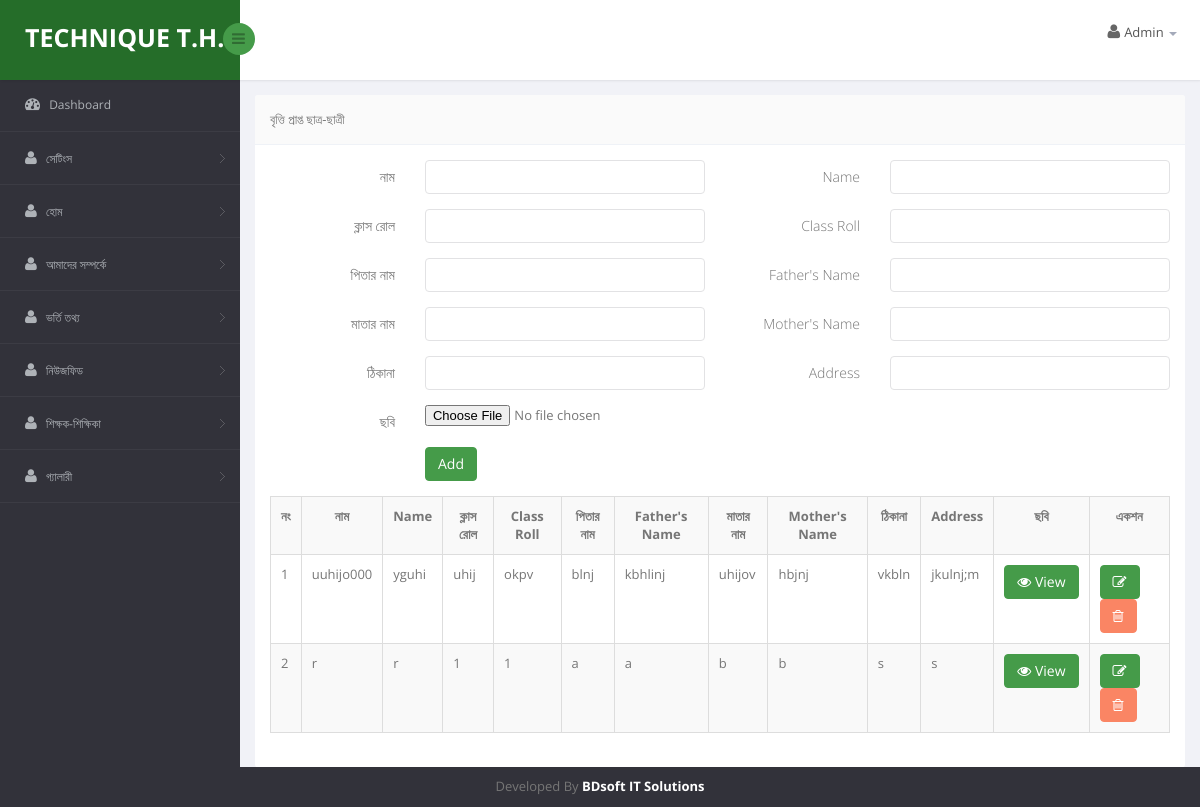
Page /technique_school/soft/scholar_student.php (signed in) on the committed database.
### tables this page shows
CREATE TABLE `scholar_student` (
  `scholar_student_id` int(11) NOT NULL,
  `bn_name` varchar(55) NOT NULL,
  `en_name` varchar(55) NOT NULL,
  `bn_class_roll` varchar(15) NOT NULL,
  `en_class_roll` varchar(15) NOT NULL,
  `bn_father_name` varchar(55) NOT NULL,
  `en_father_name` varchar(55) NOT NULL,
  `bn_mother_name` varchar(55) NOT NULL,
  `en_mother_name` varchar(55) NOT NULL,
  `bn_present_address` varchar(500) NOT NULL,
  `en_present_address` varchar(500) NOT NULL,
  `image_url` varchar(255) NOT NULL,
  `created_by` int(11) NOT NULL,
  `created_on` datetime NOT NULL,
  `is_deleted` int(1) NOT NULL DEFAULT '0',
  `deleted_by` int(11) NOT NULL,
  `deleted_on` datetime NOT NULL,
  `is_updated` int(1) NOT NULL DEFAULT '0',
  `updated_by` int(11) NOT NULL,
  `updated_on` datetime NOT NULL
);

### technique_school/soft/scholar_student.php (the view, shortened to what this page needs)
<?php include 'include/header.php';?>
<?php include 'include/sidebar.php';?>
<?php include 'include/body-top.php';?>
<?php
        $tbl_name="scholar_student";
        $targetpage = "scholar_student.php";
        $mgs = '';
?>
    <?php
        if(isset($_GET['edit'])):
        $id = $_GET['edit'];
        $sql = "SELECT * FROM $tbl_name WHERE `scholar_student_id` = '$id' ";
        $result = mysqli_fetch_array(mysqli_query($con,$sql));
    ?>
     <form class="cmxform form-horizontal " id="signupForm" method="post" action="" enctype="multipart/form-data">
     <div class="form-group " <?php if($mgs=='')echo "style='display:none;'" ?>>
            <div class=" col-md-6 col-md-offset-1 <?=$class?>"><a href="#" class="close" data-dismiss="alert" aria-label="close">×</a><?=$mgs?></div>
            <div>
                <input type="hidden" name="scholar_student_id" value="<?=$result['scholar_student_id']?>" />
            </div>
        </div>
      <div class="form-group ">
            <label for="bn_name" class="control-label col-lg-2">নাম </label>
            <div class="col-lg-4">
                <input class=" form-control" id="" name="bn_name" type="text" value="<?=$result['bn_name']?>" required />
            </div>
            <label for="en_name" class="control-label col-lg-2">Name </label>
            <div class="col-lg-4">
                <input class=" form-control" id="" name="en_name" type="text" value="<?=$result['en_name']?>" required />
            </div>
        </div>
        <div class="form-group ">
            <label for="bn_class_roll" class="control-label col-lg-2">ক্লাস রোল </label>
            <div class="col-lg-4">
                <input class=" form-control" id="" name="bn_class_roll" type="text" value="<?=$result['bn_class_roll']?>" required />
            </div>
             <label for="en_class_roll" class="control-label col-lg-2">Class Roll</label>
            <div class="col-lg-4">
                <input class=" form-control" id="" name="en_class_roll" type="text" value="<?=$result['en_class_roll']?>" required />
            </div>
        </div>
        <div class="form-group ">
            <label for="bn_father_name" class="control-label col-lg-2">পিতার নাম</label>
            <div class="col-lg-4">
                <input class=" form-control" id="" name="bn_father_name" type="text" value="<?=$result['bn_father_name']?>" required />
            </div>
            <label for="en_father_name" class="control-label col-lg-2">Father's Name</label>
            <div class="col-lg-4">
                <input class=" form-control" id="" name="en_father_name" type="text" value="<?=$result['en_father_name']?>" required />
            </div>
        </div>
        <div class="form-group ">
            <label for="bn_mother_name" class="control-label col-lg-2">মাতার নাম  </label>
            <div class="col-lg-4">
                <input class=" form-control" id="" name="bn_mother_name" type="text" value="<?=$result['bn_mother_name']?>" required />
            </div>
            <label for="en_mother_name" class="control-label col-lg-2">Mother's Name</label>
            <div class="col-lg-4">
                <input class=" form-control" id="" name="en_mother_name" type="text" value="<?=$result['en_mother_name']?>" required />
            </div>
        </div>
        <div class="form-group ">
            <label for="bn_present_address" class="control-label col-lg-2"> ঠিকানা </label>
            <div class="col-lg-4">
                <input class=" form-control" id="" name="bn_present_address" type="text" value="<?=$result['bn_present_address']?>" required />
            </div>
            <label for="en_present_address" class="control-label col-lg-2">Address</label>
            <div class="col-lg-4">
                <input class=" form-control" id="" name="en_present_address" type="text" value="<?=$result['en_present_address']?>" required />
            </div>
        </div>
        <div class="form-group ">
            <label for="image_url" class="control-label col-lg-2"> ছবি</label>
            <div class="col-lg-4">
                <input type="file"  name="image_url" id="" value="<?=$result['image_url']?>">
                 <img src="upload/<?=$result['image_url']?>" height="60" width="60"/>
            </div>
           <div>
                <input type="hidden" name="image_url" value="<?=$result['image_url']?>" />
            </div>
        </div>
       <div class="form-group">
            <div class="col-lg-offset-2 col-md-offset-2 col-sm-offset-3 col-xs-offset-3 col-lg-5">
                <input type="submit" class="btn btn-primary" name="update" value="Update" />
            </div>
        </div>
    </form>
    <?php
        else:
    ?>
    <form class="cmxform form-horizontal " id="signupForm" method="post" action="" enctype="multipart/form-data">
        <div class="form-group ">
            <label for="bn_name" class="control-label col-lg-2">নাম </label>
            <div class="col-lg-4">
                <input class=" form-control" id="" name="bn_name" type="text" required />
            </div>
             <label for="en_name" class="control-label col-lg-2">Name </label>
            <div class="col-lg-4">
                <input class=" form-control" id="" name="en_name" type="text" required />
            </div>
        </div>
       <div class="form-group ">
            <label for="bn_class_roll" class="control-label col-lg-2"> ক্লাস রোল
            </label>
            <div class="col-lg-4">
                <input class=" form-control" id="" name="bn_class_roll" type="text" required />
            </div>
             <label for="en_class_roll" class="control-label col-lg-2">Class Roll
            </label>
            <div class="col-lg-4">
                <input class=" form-control" id="" name="en_class_roll" type="text" required />
            </div>
        </div>
        <div class="form-group ">
            <label for="bn_father_name" class="control-label col-lg-2">পিতার নাম
            </label>
            <div class="col-lg-4">
                <input class=" form-control" id="" name="bn_father_name" type="text"  />
            </div>
            <label for="en_father_name" class="control-label col-lg-2">Father's Name
            </label>
            <div class="col-lg-4">
                <input class=" form-control" id="" name="en_father_name" type="text" />
            </div>
        </div>
        <div class="form-group ">
            <label for="bn_mother_name" class="control-label col-lg-2">মাতার নাম
            </label>
            <div class="col-lg-4">
                <input class=" form-control" id="" name="bn_mother_name" type="text" required />
            </div>
             <label for="en_mother_name" class="control-label col-lg-2">Mother's Name
            </label>
            <div class="col-lg-4">
                <input class=" form-control" id="" name="en_mother_name" type="text" required />
            </div>
        </div>
        <div class="form-group ">
            <label for="bn_present_address" class="control-label col-lg-2"> ঠিকানা
            </label>
            <div class="col-lg-4">
                <input class=" form-control" id="" name="bn_present_address" type="text" required />
            </div>
             <label for="en_present_address" class="control-label col-lg-2"> Address
            </label>
            <div class="col-lg-4">
                <input class=" form-control" id="" name="en_present_address" type="text" required />
            </div>
        </div>
       <div class="form-group ">
            <label for="image_url" class="control-label col-lg-2"> ছবি</label>
            <div class="col-lg-4">
                <input type="file"  name="image_url" id="">
            </div>
        </div>
       <div class="form-group">
            <div class="col-lg-offset-2 col-md-offset-2 col-sm-offset-3 col-xs-offset-3 col-lg-5">
                <input type="submit" class="btn btn-primary" name="submit" value="Add" />
            </div>
        </div>
    </form>
    <?php
        endif;
    $limit = 15;
    if(isset($_GET['page']))
    {
        $page = $_GET['page'];
    }
    else
    $page = 1;
    if($page)
        $start = ($page - 1) * $limit;
    else
        $start = 0;
    $sql = "SELECT * FROM $tbl_name
                WHERE $tbl_name.is_deleted = 0
                LIMIT $start, $limit";
    $result = mysqli_query($con,$sql);
?>
    <table   class="table table-bordered table-hover table-responsive table-condensed table-striped dataTable col-xs-12 col-sm-12 col-md-6 col-lg-6 ">
        <tr>
            <th><center>নং</center></th>
            <th><center>নাম</center></th>
            <th><center>Name</center></th>
            <th><center>ক্লাস রোল  </center></th>
            <th><center>Class Roll</center></th>
            <th><center> পিতার নাম</center></th>
            <th><center>Father's Name</center></th>
            <th><center>মাতার নাম   </center></th>
            <th><center>Mother's Name</center></th>
            <th><center> ঠিকানা </center></th>
            <th><center> Address</center></th>
            <th><center>ছবি</center></th>
            <th><center>একশন</center></th>
        </tr>
    <?php $i=$page*$limit-$limit+1; while($row = mysqli_fetch_array($result)):?>
        <tr>
            <td><?=$i++?></td>
            <td><?=$row['bn_name']?></td>
            <td><?=$row['en_name']?></td>
            <td><?=$row['bn_class_roll']?></td>
            <td><?=$row['en_class_roll']?></td>
            <td><?=$row['bn_father_name']?></td>
            <td><?=$row['en_father_name']?></td>
           <td><?=$row['bn_mother_name']?></td>
            <td><?=$row['en_mother_name']?></td>
            <td><?=$row['bn_present_address']?></td>
            <td><?=$row['en_present_address']?></td>
            <td><a class="btn btn-primary" target="_blank" href="upload/<?=$row['image_url']?>"><i class="fa fa-eye" aria-hidden="true"></i> View</a></td>
            <td>
                <a onclick="return confirm('Are you Sure Want to Edit?');" href="<?=$targetpage.'?edit='.$row['scholar_student_id']?>" class="btn btn-primary"><i class="fa fa-pencil-square-o" aria-hidden="true"></i></a>
                <a onclick="return confirm('Are you Sure Want to Delete?');" href="<?=$targetpage.'?delete='.$row['scholar_student_id']?>" class="btn btn-danger"><i class="fa fa-trash-o" aria-hidden="true"></i></a>
            </td>
        </tr>
    <?php endwhile;?>
    </table>
<?php include 'include/footer.php';?>

### rows in the picture
scholar_student: bn_name "uuhijo000", en_name "yguhi", bn_class_roll "uhij", en_class_roll "okpv", bn_father_name "blnj", en_father_name "kbhlinj", bn_mother_name "uhijov", en_mother_name "hbjnj", bn_present_address "vkbln", en_present_address "jkulnj;m"
scholar_student: bn_name "r", en_name "r", bn_class_roll "1", en_class_roll "1", bn_father_name "a", en_father_name "a", bn_mother_name "b", en_mother_name "b", bn_present_address "s", en_present_address "s"

### other values in the picture
$table_heading "বৃত্তি প্রাপ্ত ছাত্র-ছাত্রী"
